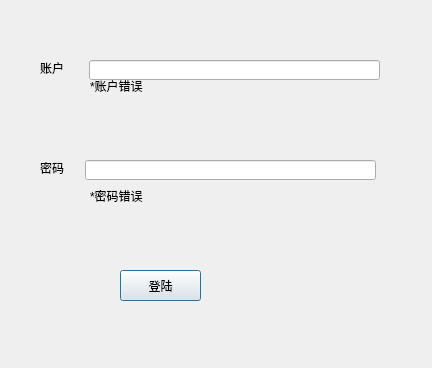
<?xml version="1.0" encoding="UTF-8"?>
<ui version="4.0">
 <class>Dialog</class>
 <widget class="QDialog" name="Dialog">
  <property name="geometry">
   <rect>
    <x>0</x>
    <y>0</y>
    <width>432</width>
    <height>368</height>
   </rect>
  </property>
  <property name="windowTitle">
   <string>Dialog</string>
  </property>
  <widget class="QLabel" name="label">
   <property name="geometry">
    <rect>
     <x>40</x>
     <y>60</y>
     <width>41</width>
     <height>16</height>
    </rect>
   </property>
   <property name="text">
    <string>账户</string>
   </property>
  </widget>
  <widget class="QLabel" name="label_2">
   <property name="geometry">
    <rect>
     <x>40</x>
     <y>160</y>
     <width>41</width>
     <height>16</height>
    </rect>
   </property>
   <property name="text">
    <string>密码</string>
   </property>
  </widget>
  <widget class="QLabel" name="acount_error_label">
   <property name="geometry">
    <rect>
     <x>90</x>
     <y>80</y>
     <width>54</width>
     <height>12</height>
    </rect>
   </property>
   <property name="text">
    <string>*账户错误</string>
   </property>
  </widget>
  <widget class="QLabel" name="password_error_label">
   <property name="geometry">
    <rect>
     <x>90</x>
     <y>190</y>
     <width>54</width>
     <height>12</height>
    </rect>
   </property>
   <property name="text">
    <string>*密码错误</string>
   </property>
  </widget>
  <widget class="QLineEdit" name="account">
   <property name="geometry">
    <rect>
     <x>89</x>
     <y>60</y>
     <width>291</width>
     <height>20</height>
    </rect>
   </property>
  </widget>
  <widget class="QLineEdit" name="password">
   <property name="geometry">
    <rect>
     <x>85</x>
     <y>160</y>
     <width>291</width>
     <height>20</height>
    </rect>
   </property>
  </widget>
  <widget class="QPushButton" name="login_button">
   <property name="geometry">
    <rect>
     <x>120</x>
     <y>270</y>
     <width>81</width>
     <height>31</height>
    </rect>
   </property>
   <property name="text">
    <string>登陆</string>
   </property>
  </widget>
 </widget>
 <resources/>
 <connections>
  <connection>
   <sender>login_button</sender>
   <signal>clicked()</signal>
   <receiver>Dialog</receiver>
   <slot>login()</slot>
   <hints>
    <hint type="sourcelabel">
     <x>169</x>
     <y>277</y>
    </hint>
    <hint type="destinationlabel">
     <x>347</x>
     <y>277</y>
    </hint>
   </hints>
  </connection>
 </connections>
 <slots>
  <slot>login()</slot>
 </slots>
</ui>
